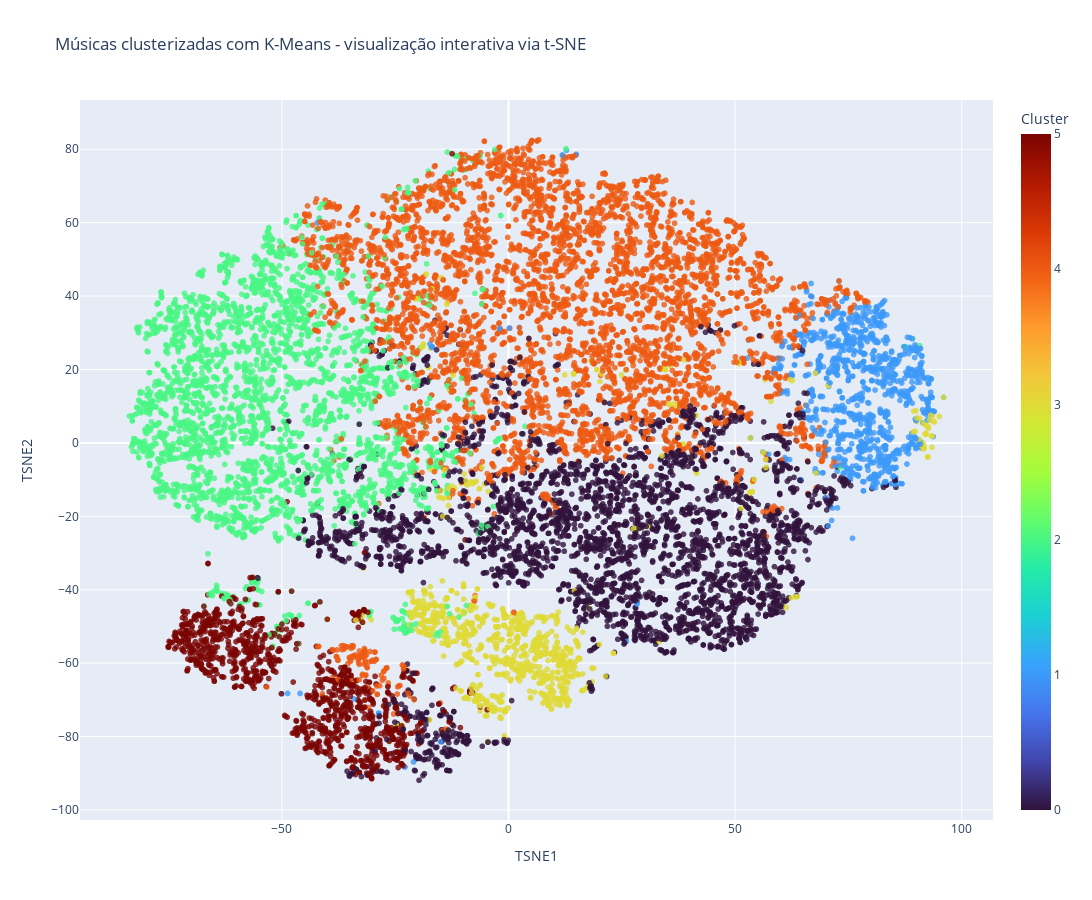

This figure's notebook cell:
### Markdown cell above
A fim de permitir uma visualização interativa, apenas como complemento, vamos utilizar o t-SNE, uma técnica...

O resultado de forma interativa pode ser visualizado em: https://roriblim.github.io/PD-validacao-clusterizacao/src/tsne_clusters.html

### Code cell
from sklearn.manifold import TSNE
import plotly.express as px

tsne = TSNE(n_components=2, perplexity=35, random_state=42)
tsne_emb = tsne.fit_transform(df_scaled)

df_plot = pd.DataFrame({
    "TSNE1": tsne_emb[:,0],
    "TSNE2": tsne_emb[:,1],
    "Cluster": labels_kmeans_best_silhuette,
    "Musica": df["Track"] + " - " + df["Artist"]
})

fig = px.scatter(
    df_plot,
    x="TSNE1",
    y="TSNE2",
    color="Cluster",
    hover_name="Musica",
    color_continuous_scale="Turbo",
    title="Músicas clusterizadas com K-Means - visualização interativa via t-SNE"
)

fig.update_layout(height=900, width=1200)
fig.update_traces(marker=dict(size=6, opacity=0.8))
fig.show()

# Gerar HTML e adicionar rodapé com referências
html = fig.to_html(full_html=True, include_plotlyjs='cdn')

footer_html = """
<div style="font-size:14px; margin:20px 0 40px 0; padding-top:10px; border-top:1px solid #e1e1e1;">
  <strong>Fonte dos dados:</strong>
  <a href="https://www.kaggle.com/datasets/thebumpkin/10400-classic-hits-10-genres-1923-to-2023" target="_blank" rel="noopener">Kaggle — 10400 Classic Hits (10 genres)</a>
  <br>
  <strong>Projeto:</strong>
  <a href="https://github.com/roriblim/PD-validacao-clusterizacao" target="_blank" rel="noopener">GitHub — PD-validacao-clusterizacao</a>
</div>
"""

parts = html.rsplit("</body>", 1)
if len(parts) == 2:
    html_with_footer = parts[0] + footer_html + "</body>" + parts[1]
else:
    html_with_footer = html + footer_html

with open("tsne_clusters.html", "w", encoding="utf-8") as f:
    f.write(html_with_footer)

### Figure 1 — Plotly figure (JSON) as saved in the notebook; plotly's stock layout.template omitted (floating-point values rounded to 4 significant figures; data arrays with more than 128 entries replaced by an {"elided": "..."} marker saying what was removed)
{"data": [{"hovertemplate": "<b>%{hovertext}</b><br><br>TSNE1=%{x}<br>TSNE2=%{y}<br>Cluster=%{marker.color}<extra></extra>", "hovertext": {"elided": "15149 str values"}, "legendgroup": "", "marker": {"color": {"elided": "15149 int values"}, "coloraxis": "coloraxis", "opacity": 0.8, "size": 6, "symbol": "circle"}, "mode": "markers", "name": "", "showlegend": false, "type": "scattergl", "x": {"elided": "15149 float values"}, "xaxis": "x", "y": {"elided": "15149 float values"}, "yaxis": "y"}], "layout": {"coloraxis": {"colorbar": {"title": {"text": "Cluster"}}, "colorscale": [[0, "#30123b"], [0.07143, "#4145ab"], [0.1429, "#4675ed"], [0.2143, "#39a2fc"], [0.2857, "#1bcfd4"], [0.3571, "#24eca6"], [0.4286, "#61fc6c"], [0.5, "#a4fc3b"], [0.5714, "#d1e834"], [0.6429, "#f3c63a"], [0.7143, "#fe9b2d"], [0.7857, "#f36315"], [0.8571, "#d93806"], [0.9286, "#b11901"], [1, "#7a0402"]]}, "height": 900, "legend": {"tracegroupgap": 0}, "title": {"text": "Músicas clusterizadas com K-Means - visualização interativa via t-SNE"}, "width": 1200, "xaxis": {"anchor": "y", "domain": [0, 1], "title": {"text": "TSNE1"}}, "yaxis": {"anchor": "x", "domain": [0, 1], "title": {"text": "TSNE2"}}}}
